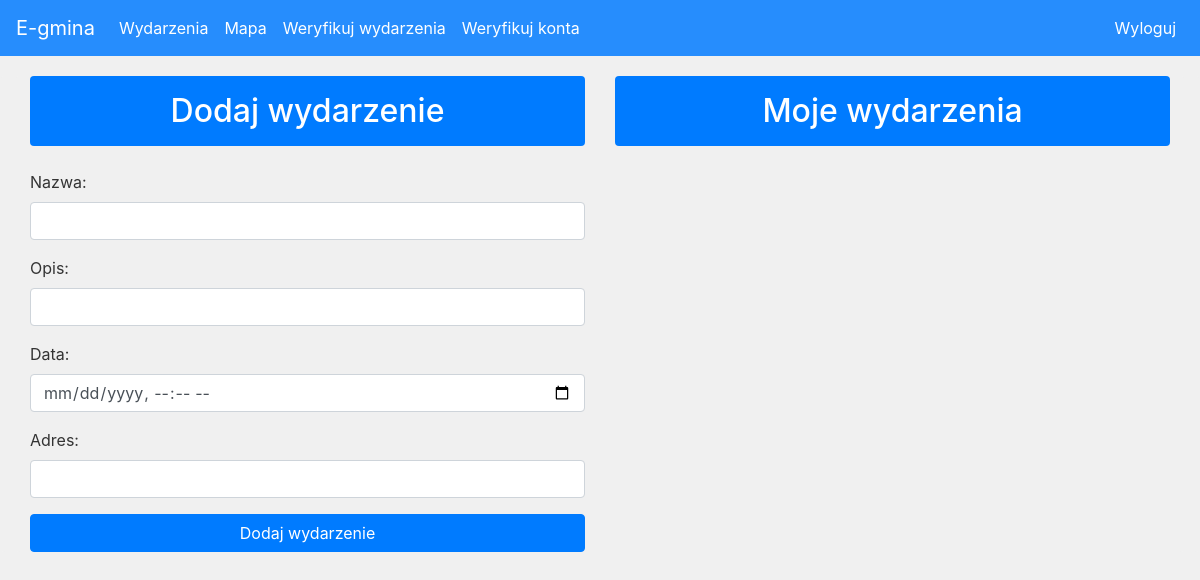
The app's page /events (signed in), older data.
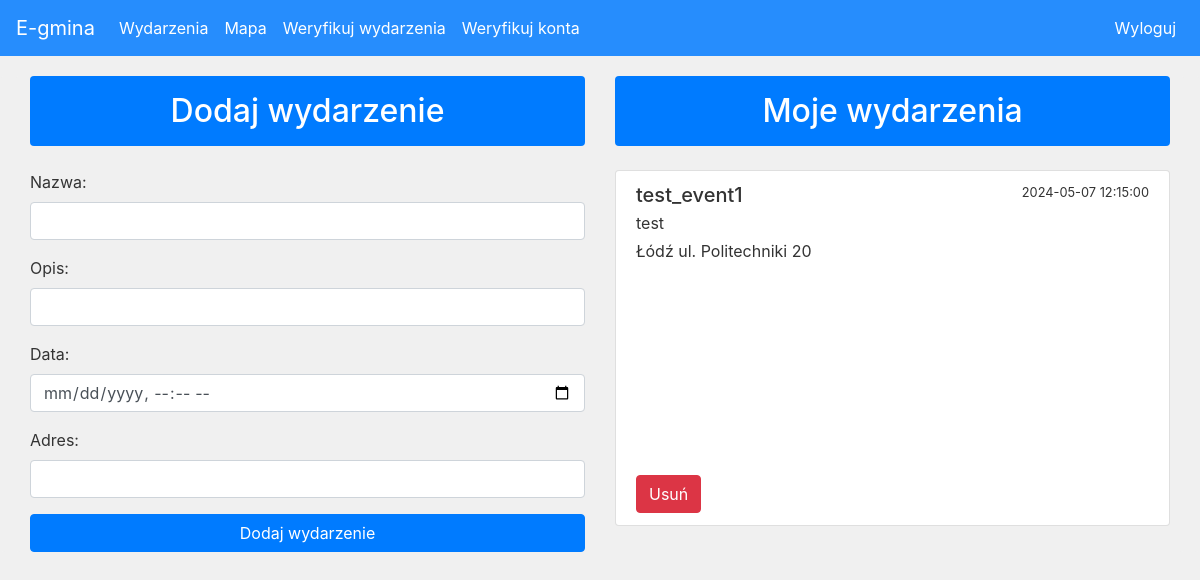
The same page, newer data.
### website/models.py (models this page shows)
class Event(db.Model):
    id = db.Column(db.Integer, primary_key=True)
    data = db.Column(db.String(10000))
    date = db.Column(db.DateTime(timezone=True), default=func.now())
    place = db.Column(db.String(150))
    name = db.Column(db.String(150))
    status = db.Column(db.String(50), default='pending')
    user_id = db.Column(db.Integer, db.ForeignKey('user.id'))

### website/views.py (the view, shortened to what this page needs)
@views.route('/events', methods=['GET', 'POST'])
@login_required
def event():
    user_events = current_user.Events
    return render_template('events.html', user=current_user,user_events=user_events)

### website/__init__.py (called while the page is built)
def create_app():
    app = Flask(__name__)
    app.config['SECRET_KEY'] = 'hjshjhdjah kjshkjdhjs'
    app.config['SQLALCHEMY_DATABASE_URI'] = f'sqlite:///{DB_NAME}'
    db.init_app(app)
    from .views import views
    from .auth import auth
    app.register_blueprint(views, url_prefix='/')
    app.register_blueprint(auth, url_prefix='/')
    from .models import User, Event
    with app.app_context():
        db.create_all()
        create_admin(app)
    login_manager = LoginManager()
    login_manager.login_view = 'auth.login_user'
    login_manager.init_app(app)
    @login_manager.user_loader
    def load_user(id):
        return User.query.get(int(id))
    return app

### website/templates/events.html (shortened to what this page needs)
{% extends "base.html" %}
{% block content %}
<div class="container">
  <div class="row">
    <div class="col-md-6">
      <div class="bg-primary rounded p-3 mb-4">
        <h2 class="text-white text-center mb-0">Dodaj wydarzenie</h2>
      </div>
      <form method="POST">
        <div class="form-group">
          <label for="name">Nazwa:</label>
          <input type="text" class="form-control" id="name" name="name" required>
        </div>
        <div class="form-group">
          <label for="data">Opis:</label>
          <input type="text" class="form-control" id="data" name="data" required>
        </div>
        <div class="form-group">
          <label for="date">Data:</label>
          <input type="datetime-local" class="form-control" id="date" name="date" required>
        </div>
        <div class="form-group">
          <label for="place">Adres:</label>
          <input type="text" class="form-control" id="place" name="place" required>
        </div>
        <button type="submit" class="btn btn-primary btn-block">Dodaj wydarzenie</button>
      </form>
    </div>
    <div class="col-md-6">
      <div class="bg-primary rounded p-3 mb-4">
        <h2 class="text-white text-center mb-0">Moje wydarzenia</h2>
      </div>
      <div class="list-group mt-3">
        {% for event in user_events %}
        <div class="list-group-item">
          {% if event.status == 'rejected' %}
          <p class="text-danger">Twoje wydarzenie "{{ event.name }}" zostało odrzucone.</p>
          <button type="button" class="btn btn-danger" onClick="deleteEvent({{ event.id }})">Usuń</button>
          {% else %}
          <div class="d-flex w-100 justify-content-between">
            <h5 class="mb-1">{{ event.name }}</h5>
            <small>{{ event.date }}</small>
          </div>
          <p class="mb-1">{{ event.data }}</p>
          <p class="mb-1">{{ event.place }}</p>
          <div id="map-{{ event.id }}" style="height: 200px;"></div>
          <button type="button" class="btn btn-danger mt-2" onClick="deleteEvent({{ event.id }})">Usuń</button>
          {% endif %}
        </div>
        {% endfor %}
      </div>
    </div>
  </div>
</div>
{% endblock %}

Row changes from the older to the newer data that the page shows:
added Event: name "test_event1", date "2024-05-07 12:15:00", data "test", place "Łódź ul. Politechniki 20", {{ event.id }} 2 (drawn)
